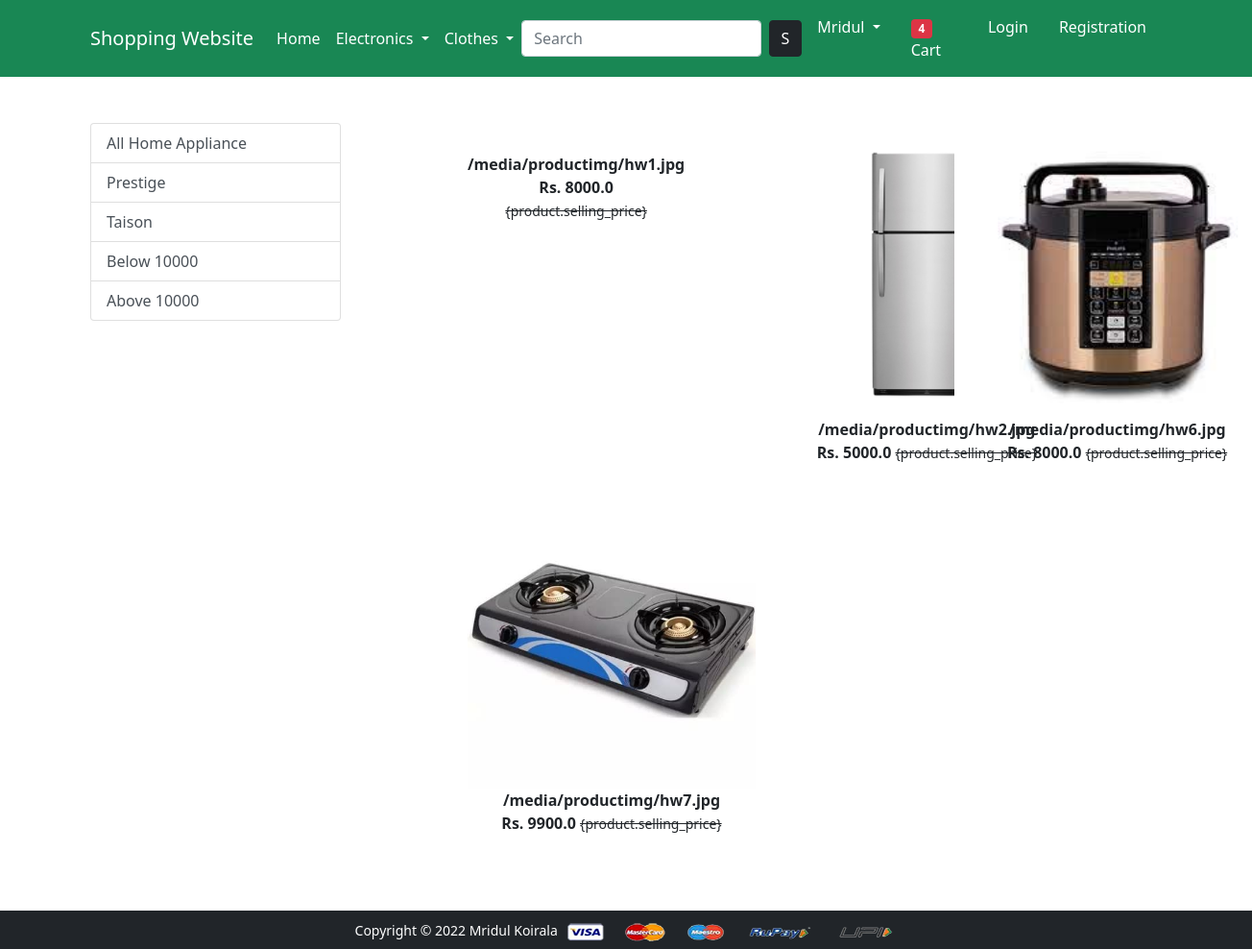
The page /home-appliance/below on the database its author committed.
### app/models.py (models this page shows, shortened)
class Product(models.Model):
    title = models.CharField(max_length=100)
    selling_price = models.FloatField()
    discounted_price = models.FloatField()
    description = models.TextField()
    brand = models.CharField(max_length=100)
    category = models.CharField(choices=CATEGORY_CHOICES, max_length=2)
    product_image = models.ImageField(upload_to='productimg')

### app/views.py (the view)
# urls.py: path('home-appliance/', views.home_appliance, name='home-appliance'),
def home_appliance(request , data=None):
    if data==None:
        homeappliances = Product.objects.filter(category='H')
    elif data =='Prestige' or data=='Taison':
        homeappliances=Product.objects.filter(category='H').filter(brand=data)
    elif data== 'below':
        homeappliances=Product.objects.filter(category='H').filter(discounted_price__lt=10000)
    elif data== 'above':
        homeappliances=Product.objects.filter(category='H').filter(discounted_price__gt=10000)
    return render(request, 'app/homeappliance.html', {'homeappliances':homeappliances})

### app/templates/app/homeappliance.html (shortened to what this page needs)
{% extends 'app/base.html' %}
{% load static %}
{% block main-content %}
<div class="container my-5">
 <div class="row">
  <div class="col-sm-3">
      <div class="list-group">
          <a href="{% url 'home-appliance' %}" class="list-group-item list-group-item-action" aria-current="true">All Home Appliance</a>
          <a href="{% url 'home-appliancedata' 'Prestige' %}" class="list-group-item list-group-item-action" aria-current="true">Prestige</a>
          <a href="{% url 'home-appliancedata' 'Taison' %}" class="list-group-item list-group-item-action">Taison</a>
          <a href="{% url 'home-appliancedata' 'below' %}" class="list-group-item list-group-item-action">Below 10000</a>
          <a href="{% url 'home-appliancedata' 'above' %}" class="list-group-item list-group-item-action">Above 10000</a>
      </div>
  </div>
  <div class="col-sm-8 offset-sm-1">
   <div class="row">
        {% for product in homeappliances %}
        <div class="col-sm-4 text-center mb-4">
            <a href="{% url 'product-detail' product.id %}"
            class="btn">
        <div class="item">
            <img src="{{product.product_image.url}}" alt="" height="300" class="">
            <div class="fw-bold">{{product.product_image.url}}</div>
            <div class="fw-bold">Rs. {{product.discounted_price}}
                <small class="fw-light text-decoration-line-through">{product.selling_price}</small></div>
        </div>
        </a>
        </div>
        {% endfor %}
    </div>
   </div>
 </div>
</div>
{% endblock main-content %}

### rows shown on the page
Product: product_image "/media/productimg/hw1.jpg", discounted_price "8000.0"
Product: product_image (picture), product_image "/media/productimg/hw2.jpg", discounted_price "5000.0"
Product: product_image (picture), product_image "/media/productimg/hw6.jpg", discounted_price "8000.0"
Product: product_image (picture), product_image "/media/productimg/hw7.jpg", discounted_price "9900.0"
